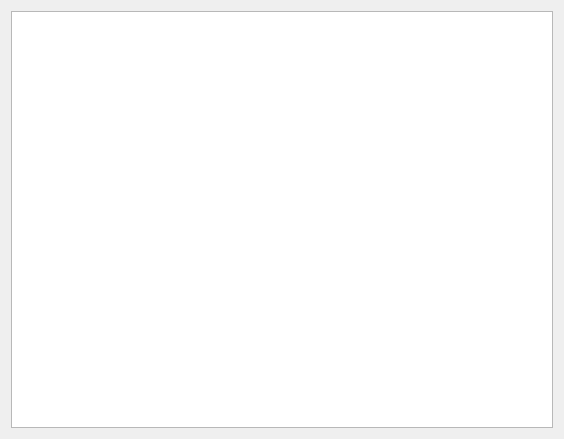
<?xml version="1.0" encoding="UTF-8"?>
<ui version="4.0">
 <class>InnerWidget</class>
 <widget class="QWidget" name="InnerWidget">
  <property name="geometry">
   <rect>
    <x>0</x>
    <y>0</y>
    <width>564</width>
    <height>439</height>
   </rect>
  </property>
  <property name="windowTitle">
   <string>Form</string>
  </property>
  <layout class="QVBoxLayout" name="verticalLayout">
   <item>
    <widget class="QPlainTextEdit" name="plainTextEdit"/>
   </item>
  </layout>
 </widget>
 <resources/>
 <connections/>
</ui>
